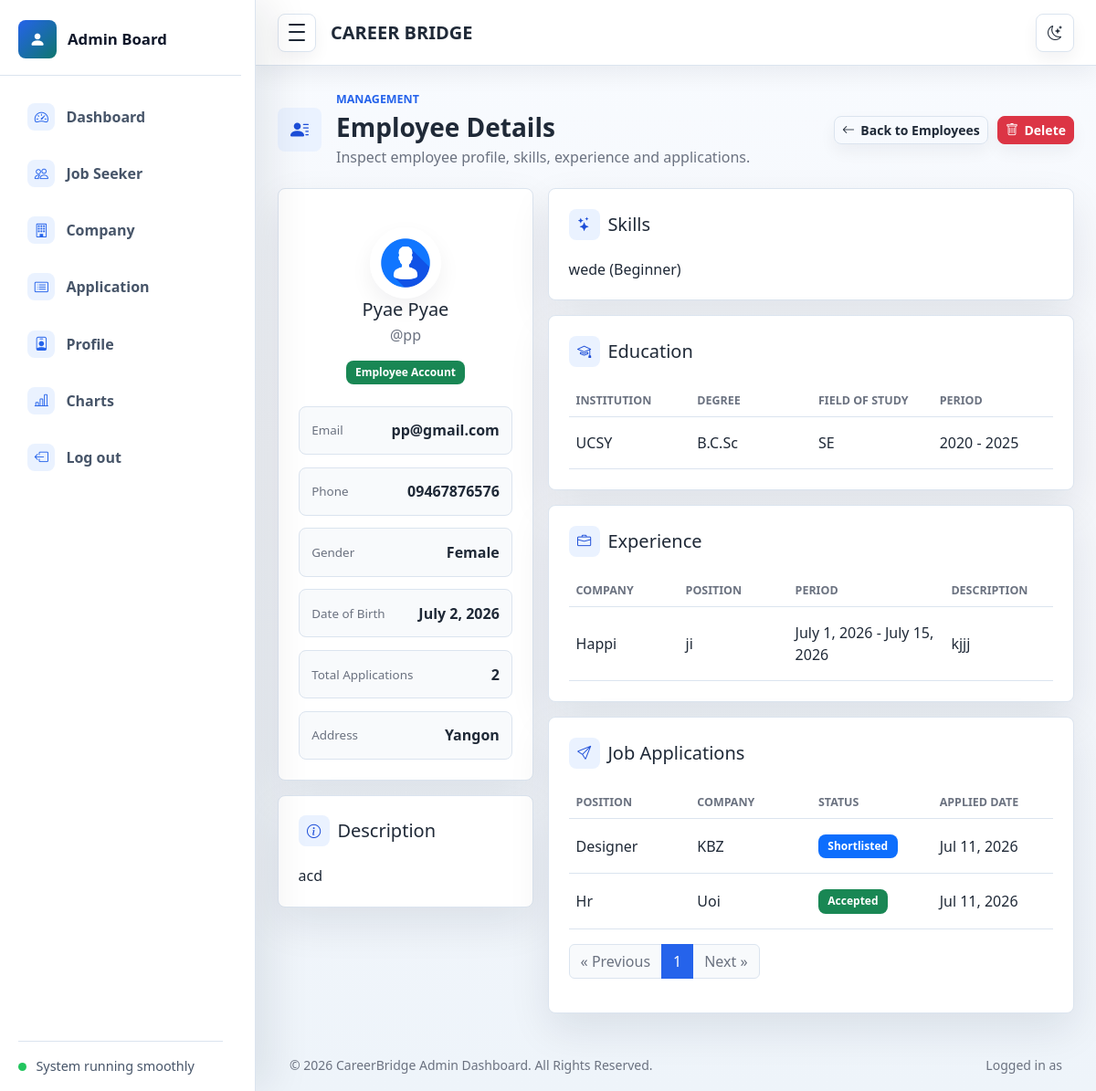
Before: /employee_detail/2/ with the older database file.
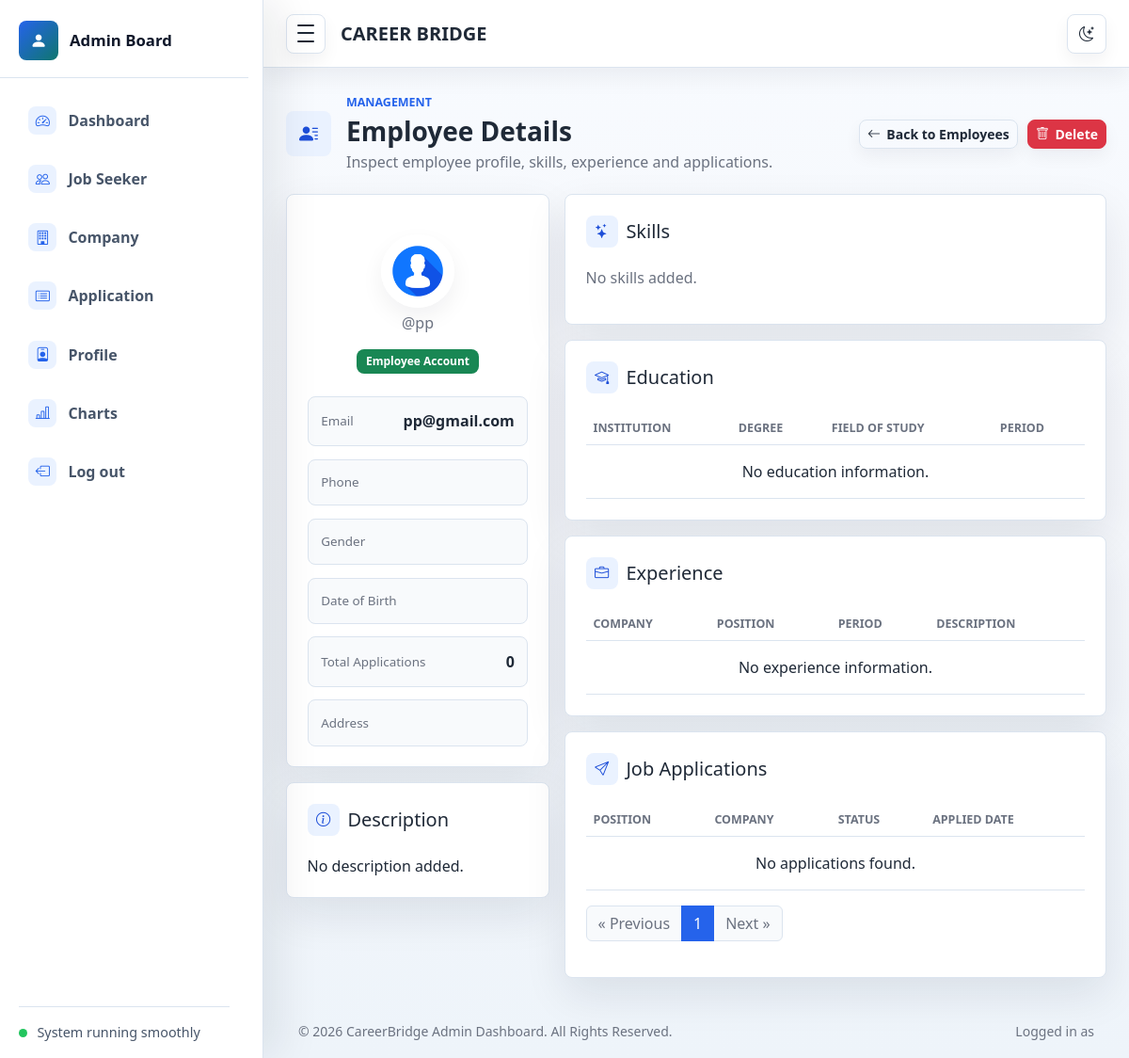
After: the same page with the newer database file.
### myapp/models.py (models this page shows, shortened)
class Employee(models.Model):
    username = models.CharField(max_length=50, unique=True)
    email = models.EmailField(unique=True)
    password = models.CharField(max_length=255)

class EmployeeProfile(models.Model):
    employee = models.OneToOneField(Employee, on_delete=models.CASCADE)
    full_name = models.CharField(max_length=100)
    phone = models.CharField(max_length=15)
    date_of_birth = models.DateField()
    gender = models.CharField(max_length=10)
    address = models.TextField()
    summary = models.TextField(blank=True)
    profile_image = models.ImageField(upload_to='profile/', blank=True, null=True)

class Skill(models.Model):
    employee = models.ForeignKey(Employee, on_delete=models.CASCADE)
    skill_name = models.CharField(max_length=100)
    proficiency = models.CharField(
        max_length=20,
        choices=[
            ('Beginner', 'Beginner'),
            ('Intermediate', 'Intermediate'),
            ('Advanced', 'Advanced'),
        ]
    )

class Education(models.Model):
    employee = models.ForeignKey(Employee, on_delete=models.CASCADE)
    institution = models.CharField(max_length=200)
    degree = models.CharField(max_length=100)
    field_of_study = models.CharField(max_length=100)
    start_year = models.IntegerField()
    end_year = models.IntegerField()

class Experience(models.Model):
    employee = models.ForeignKey(Employee, on_delete=models.CASCADE)
    company_name = models.CharField(max_length=200)
    position = models.CharField(max_length=100)
    start_date = models.DateField()
    end_date = models.DateField(blank=True, null=True)
    description = models.TextField(blank=True)

class JobApplication(models.Model):
    employee = models.ForeignKey(Employee, on_delete=models.CASCADE)
    job = models.ForeignKey(Job, on_delete=models.CASCADE)
    cover_letter = models.TextField(blank=True)
    applied_date = models.DateTimeField(auto_now_add=True)
    status = models.CharField(
        max_length=30,
        choices=[
            ('Pending', 'Pending'),
            ('Shortlisted', 'Shortlisted'),
            ('Rejected', 'Rejected'),
            ('Accepted', 'Accepted'),
        ],
        default='Pending'
    )

class Job(models.Model):
    company = models.ForeignKey(Company, on_delete=models.CASCADE)
    JOB_TYPE_CHOICES = [
        ('Full Time', 'Full Time'),
        ('Part Time', 'Part Time'),
        ('Internship', 'Internship'),
        ('Remote', 'Remote'),
    ]
    job_type = models.CharField(
        max_length=20,
        choices=JOB_TYPE_CHOICES
    )
    description = models.TextField()
    vacancy = models.PositiveIntegerField(default=1)
    salary = models.CharField(max_length=100)
    requirements = models.TextField()
    city = models.ForeignKey(City,on_delete=models.PROTECT)
    position = models.ForeignKey(Position, on_delete=models.PROTECT)
    location = models.CharField(max_length=100)
    posted_date = models.DateTimeField(auto_now_add=True)
    is_active = models.BooleanField(default=True)

class Position(models.Model):
    position_name = models.CharField(max_length=100, unique=True)
    def __str__(self):
        return self.position_name

class Company(models.Model):
    company_name = models.CharField(max_length=200)
    email = models.EmailField(unique=True)
    password = models.CharField(max_length=255)
    EMAIL_PROVIDER = [
        ('gmail', 'Gmail'),
        ('outlook', 'Outlook'),
        ('custom', 'Custom'),
    ]
    email_provider = models.CharField(
        max_length=20,
        choices=EMAIL_PROVIDER,
        default='gmail'
    )
    email_app_password = models.CharField(
    max_length=255,
    blank=True,
    null=True
)
    smtp_host = models.CharField(
        max_length=255,
        blank=True,
        null=True
    )
    smtp_port = models.IntegerField(
        default=587
    )
    phone = models.CharField(max_length=15)
    description = models.TextField()
    website = models.URLField(blank=True)
    address = models.TextField()
    profile_image = models.ImageField(upload_to='profile/', blank=True, null=True)
    tagline = models.CharField(max_length=255, blank=True, null=True)
    facebook = models.CharField(max_length=255, blank=True, null=True)
    twitter = models.CharField(max_length=255, blank=True, null=True)
    linkedin = models.CharField(max_length=255, blank=True, null=True)

### myapp/views.py (the view)
# urls.py: path('employee_detail/<int:id>/', employee_detail, name='employee_detail'),
def employee_detail(request, id):
    employee = Employee.objects.get(id=id)
    skills = Skill.objects.filter(employee=employee)
    educations = Education.objects.filter(employee=employee)
    experiences = Experience.objects.filter(employee=employee)
    applications = JobApplication.objects.filter(
        employee=employee
    )
    application_count = applications.count()
    try:
        career_result = EmployeeCareerResult.objects.get(
            employee=employee
        )
    except EmployeeCareerResult.DoesNotExist:
        career_result = None
    paginator = Paginator(applications, 3)
    page_number = request.GET.get("page")
    obj = paginator.get_page(page_number)
    context = {
        "employee": employee,
        "skills": skills,
        "educations": educations,
        "experiences": experiences,
        "application_count": application_count,
        "career_result": career_result,
        "obj": obj,
    }
    return render(
        request,
        "employee_detail.html",
        context
    )

### templates/employee_detail.html (shortened to what the changed rows need)
{% extends 'admin.html' %}
{% block content %}
{% load static %}
<main class="dashboard-content">
<div class="container-fluid px-3 px-lg-4 py-4">
<div class="page-heading">
    <div class="page-heading-copy">
        <div>
            <h1 class="h3 mb-1">Employee Details</h1>
        </div>
    </div>
</div>
<section class="row g-3">
<div class="col-12 col-xl-4">
<div class="panel text-center profile-card">
<div class="profile-hero">
{% if employee.employeeprofile.profile_image %}
<img class="avatar-img avatar-xl profile-photo"
src="{{ employee.employeeprofile.profile_image.url }}"
alt="{{ employee.employeeprofile.full_name }}">
{% else %}
<img class="avatar-img avatar-xl profile-photo"
src="{% static 'assets/images/avatar/admin1.jpg' %}"
alt="Default">
{% endif %}
<h2 class="h5 mb-1">
{{ employee.employeeprofile.full_name }}
</h2>
<p class="text-muted mb-3">
@{{ employee.username }}
</p>
<span class="badge text-bg-success">
Employee Account
</span>
</div>
<div class="info-list mt-4 text-start">
<div>
<span>Email</span>
<strong>
{{ employee.email }}
</strong>
</div>
<div>
<span>Phone</span>
<strong>
{{ employee.employeeprofile.phone }}
</strong>
</div>
<div>
<span>Gender</span>
<strong>
{{ employee.employeeprofile.gender }}
</strong>
</div>
<div>
<span>Date of Birth</span>
<strong>
{{ employee.employeeprofile.date_of_birth }}
</strong>
</div>
<div>
<span>Total Applications</span>
<strong>
{{ application_count }}
</strong>
</div>
<div>
<span>Address</span>
<strong>
{{ employee.employeeprofile.address }}
</strong>
</div>
</div>
</div>
<div class="panel mt-3">
<div class="panel-header">
<h2 class="h5 mb-0 section-title">
<i class="bi bi-info-circle"></i>
Description
</h2>
</div>
<p class="mb-0">
{% if employee.employeeprofile.summary %}
{{ employee.employeeprofile.summary }}
{% else %}
No description added.
{% endif %}
</p>
</div>
</div>
<div class="col-12 col-xl-8">
<div class="panel mb-3">
<div class="panel-header">
<h2 class="h5 mb-0 section-title">
<i class="bi bi-stars"></i>
Skills
</h2>
</div>
{% for skill in skills %}
<span >
{{ skill.skill_name }}
({{ skill.proficiency }})
</span>
{% empty %}
<p class="text-muted">
No skills added.
</p>
{% endfor %}
</div>
<div class="panel mb-3">
    <div class="panel-header">
        <h2 class="h5 mb-0 section-title">
            <i class="bi bi-mortarboard"></i>
            Education
        </h2>
    </div>
    <div class="table-responsive">
        <table class="table align-middle mb-0">
            <thead>
                <tr>
                    <th>Institution</th>
                    <th>Degree</th>
                    <th>Field of Study</th>
                    <th>Period</th>
                </tr>
            </thead>
            <tbody>
            {% for edu in educations %}
            <tr>
                <td>
                    {{ edu.institution }}
                </td>
                <td>
                    {{ edu.degree }}
                </td>
                <td>
                    {{ edu.field_of_study }}
                </td>
                <td>
                    {{ edu.start_year }} - {{ edu.end_year }}
                </td>
            </tr>
            {% empty %}
            <tr>
                <td colspan="4" class="text-center">
                    No education information.
                </td>
            </tr>
            {% endfor %}
            </tbody>
        </table>
    </div>
</div>
<div class="panel mb-3">
    <div class="panel-header">
        <h2 class="h5 mb-0 section-title">
            <i class="bi bi-briefcase"></i>
            Experience
        </h2>
    </div>
    <div class="table-responsive">
        <table class="table align-middle mb-0">
            <thead>
                <tr>
                    <th>Company</th>
                    <th>Position</th>
                    <th>Period</th>
                    <th>Description</th>
                </tr>
            </thead>
            <tbody>
            {% for exp in experiences %}
            <tr>
                <td>
                    {{ exp.company_name }}
                </td>
                <td>
                    {{ exp.position }}
                </td>
                <td>
                    {{ exp.start_date }}
                    -
                    {% if exp.end_date %}
                        {{ exp.end_date }}
                    {% else %}
                        Present
                    {% endif %}
                </td>
                <td>
                    {{ exp.description }}
                </td>
            </tr>
            {% empty %}
            <tr>
                <td colspan="4" class="text-center">
                    No experience information.
                </td>
            </tr>
            {% endfor %}
            </tbody>
        </table>
    </div>
</div>
<div class="panel" id="applications">
<div class="panel-header">
<h2 class="h5 mb-0 section-title">
<i class="bi bi-send"></i>
Job Applications
</h2>
</div>
<div class="table-responsive">
<table class="table align-middle mb-0">
<thead>
<tr>
<th>
Position
</th>
<th>
Company
</th>
<th>
Status
</th>
<th>
Applied Date
</th>
</tr>
</thead>
<tbody>
{% for application in obj %}
<tr>
<td>
    {{ application.job.position }}
</td>
<td>
    {{ application.job.company.company_name }}
</td>
<td>
{% if application.status == "Accepted" %}
<span class="badge text-bg-success">
Accepted
</span>
{% elif application.status == "Pending" %}
<span class="badge text-bg-warning">
Pending
</span>
{% elif application.status == "Shortlisted" %}
<span class="badge text-bg-primary">
Shortlisted
</span>
{% else %}
<span class="badge text-bg-danger">
Rejected
</span>
{% endif %}
</td>
<td>
    {{ application.applied_date|date:"M d, Y" }}
</td>
</tr>
{% empty %}
<tr>
<td colspan="4" class="text-center">
No applications found.
</td>
</tr>
{% endfor %}
</tbody>
</table>
</div>
</div>
</div>
</section>
</div>
</main>
{% endblock content %}

Changed rows visible on the page:
removed Skill: skill_name "wede", proficiency "Beginner"
removed Education: institution "UCSY", degree "B.C.Sc", field_of_study "SE", start_year "2020", end_year "2025"
removed Experience: company_name "Happi", position "ji", start_date "July 1, 2026", end_date "July 15, 2026", description "kjjj"
removed JobApplication: job.position "Designer", job.company.company_name "KBZ", status "Shortlisted", applied_date "Jul 11, 2026"
removed JobApplication: job.position "Hr", job.company.company_name "Uoi", status "Accepted", applied_date "Jul 11, 2026"
shown differently, row unchanged: Employee "pp": employeeprofile.full_name "Pyae Pyae" → (not shown); employeeprofile.phone "09467876576" → (not shown); employeeprofile.gender "Female" → (not shown); employeeprofile.date_of_birth "July 2, 2026" → (not shown); employeeprofile.address "Yangon" → (not shown); employeeprofile.summary "acd" → (not shown)
Other visible differences:
{{ application_count }}: "2" → "0"
text now shown: "No description added. No skills added. No education information. No experience information. No applications found."
